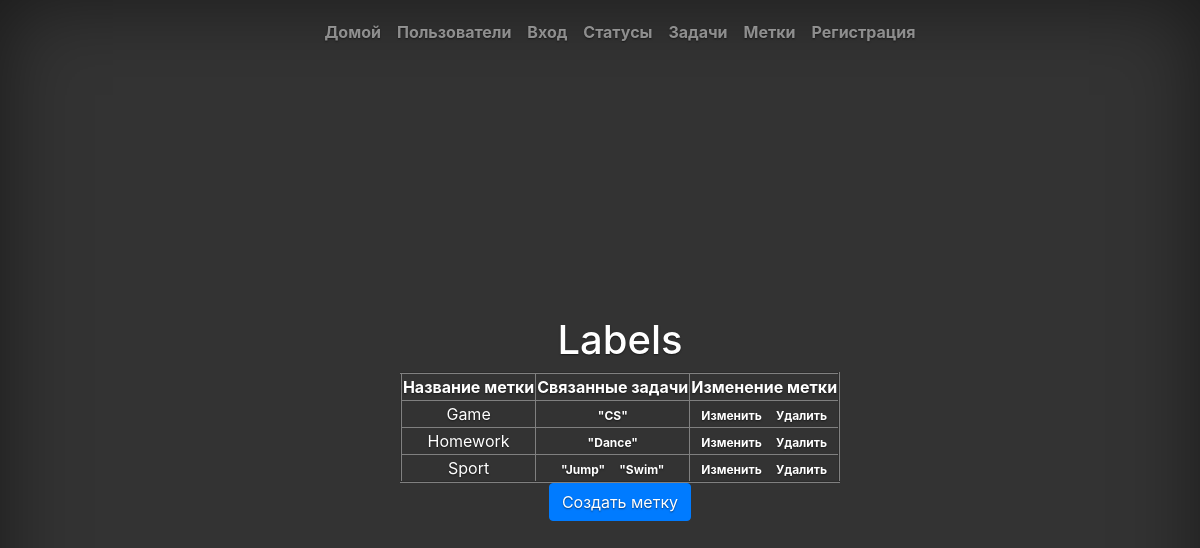
/labels/, run on an earlier commit of the app's database.
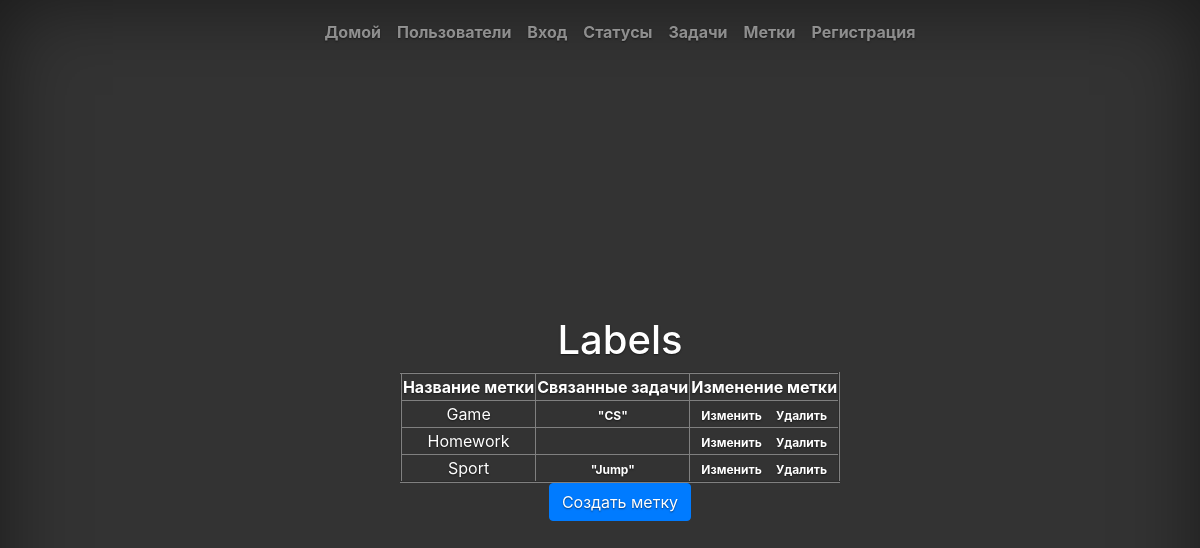
And on a later commit of the database.
### tasks/models.py (models this page shows, shortened)
class Label(models.Model):
    name = models.CharField('Имя', max_length=70, unique=True)
    class Meta():
        ordering = ['name']

class Task(models.Model):
    name = models.CharField('Имя', max_length=50, null=True, blank=True)
    description = models.TextField('Описание', max_length=150, null=True, blank=True)
    status = models.ForeignKey(TaskStatus, verbose_name='Статус', null=True, blank=True, on_delete=models.PROTECT)
    creator = models.ForeignKey(CustomUser, verbose_name='Автор', on_delete=models.CASCADE, null=True, blank=True, related_name='creator')
    executor = models.ForeignKey(CustomUser, verbose_name='Исполнитель', on_delete=models.PROTECT, null=True, blank=True, related_name='executor')
    labels = models.ManyToManyField(Label, through='RelatedModel', through_fields=('task', 'label'), blank=True, verbose_name='Метки')
    class Meta():
        ordering = ['name']
    def __str__(self):
        return self.name

### task_manager/views.py (the view)
# urls.py: path('labels/', views.ListLabelsView.as_view(), name='labels_list'),
class ListLabelsView(generic.ListView):
    model = Label
    template_name = 'labels_index.html'

### task_manager/templates/labels_index.html (shortened to what this page needs)
{% extends 'index.html' %}
{% load bootstrap4 %}
{% load i18n %}
{% block welcome %}
	<h1>Labels</h1>
		<table border="2" align="center">
			<tr>
				<th>Название метки</th>
				<th>Связанные задачи</th>
				<th>Изменение метки</th>
			</tr>
			{% for label in object_list %}
				<tr>
					<td><a href={% url 'label' label.id %}>{{ label.name }}</a></td>
					<td>
						{% for task in label.task_set.all %}
							<a class="badge badge-infop-2" href={% url 'label' label.id %}>"{{ task }}"</a>
						{% endfor %}
					</td>
					<td>
						<a class="badge badge-infop-2" href={% url 'update_label' label.id %}>Изменить</a>
						<a class="badge badge-infop-2" href={% url 'delete_label' label.id %}>Удалить</a>
					</td>
				</tr>
			{% endfor %}
		</table>
	<a class="btn btn-primary" href={% url 'create_label' %}>{% translate "Создать метку" %}</a>
{% endblock %}

What changed in the data, as far as the page shows it:
removed Task: name "Dance", shown under Label "Homework"
removed Task: name "Swim", shown under Label "Sport"
